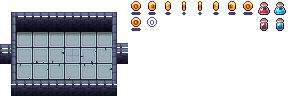
#> input picture assets/images/supertileset.png, 288 x 96 px
$ python dividir_imagen.py
#> lines starting #> are read from the running program, lines starting #| are printed output that depends on the picture
from PIL import Image
import os

def dividir_guardar_imagen(ruta_imagen, carpeta_destino, divisiones_x_columna):
#> called with ruta_imagen = 'assets/images/supertileset.png', carpeta_destino = 'assets/images/tiles/', divisiones_x_columna = 18
    if not os.path.isfile(ruta_imagen):
        print(f"Error: The file {ruta_imagen} does not exist.")
        return

    try:
        with Image.open(ruta_imagen) as img:
#> img is the input picture: PIL image 288x96 RGBA; mean R, G, B, A 40.3, 42.2, 47.3, 98.6
            ancho, alto = img.size
#> ancho = 288; alto = 96
            img = img.convert('RGBA')  # Ensure image has an alpha channel

            tamano_cuadrado = ancho // divisiones_x_columna
#> tamano_cuadrado = 16
            divisiones_x_fila = alto // tamano_cuadrado
#> divisiones_x_fila = 6
            os.makedirs(carpeta_destino, exist_ok=True)

            contador = 0
            for i in range(divisiones_x_fila):
                for j in range(divisiones_x_columna):
                    izquierda = j * tamano_cuadrado
                    superior = i * tamano_cuadrado
                    derecha = izquierda + tamano_cuadrado
                    inferior = superior + tamano_cuadrado

                    cuadrado = img.crop((izquierda, superior, derecha, inferior))
                    nombre_archivo = f"tile ({contador}).png"
                    cuadrado.save(os.path.join(carpeta_destino, nombre_archivo), format='PNG')
                    contador += 1
#> this loop made 6 passes
#> pass 1, in dividir_guardar_imagen, `cuadrado.save(os.path.join(carpeta_destino, nombre_archivo), format='P..`:
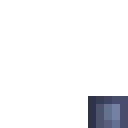
#> saved as tile (0).png: PIL image 16x16 RGBA (shown 8 times larger); mean R, G, B, A 5.9, 6.5, 8.7, 19.9; transparent parts drawn white
#> pass 1, in dividir_guardar_imagen, `cuadrado.save(os.path.join(carpeta_destino, nombre_archivo), format='P..`:
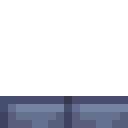
#> saved as tile (1).png: PIL image 16x16 RGBA (shown 8 times larger); mean R, G, B, A 22.5, 24.8, 32.5, 63.8; transparent parts drawn white
#> after the loop: cuadrado: PIL image 16x16 RGBA; every value is 0
#> after the loop, contador = 108

    except Exception as e:
        print(f"An error occurred: {e}")

# Example usage
dividir_guardar_imagen("assets/images/supertileset.png", "assets/images/tiles/", 18)
